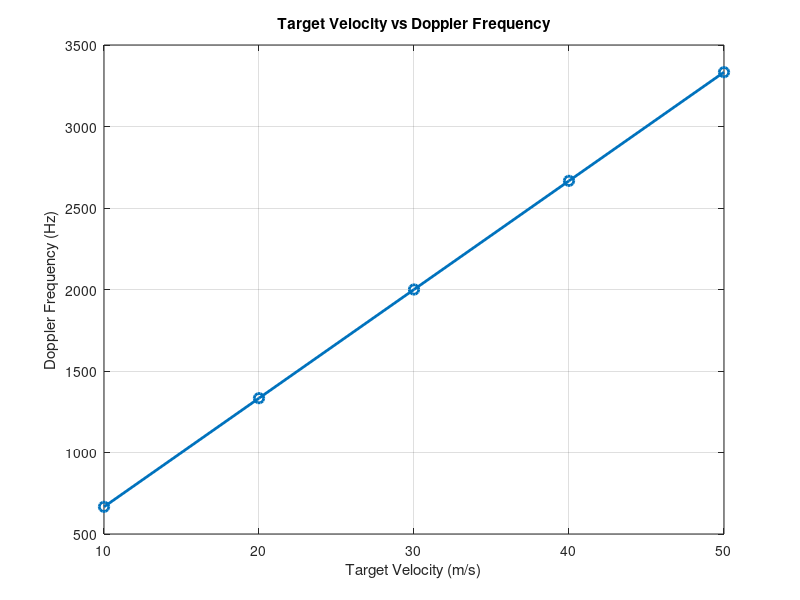
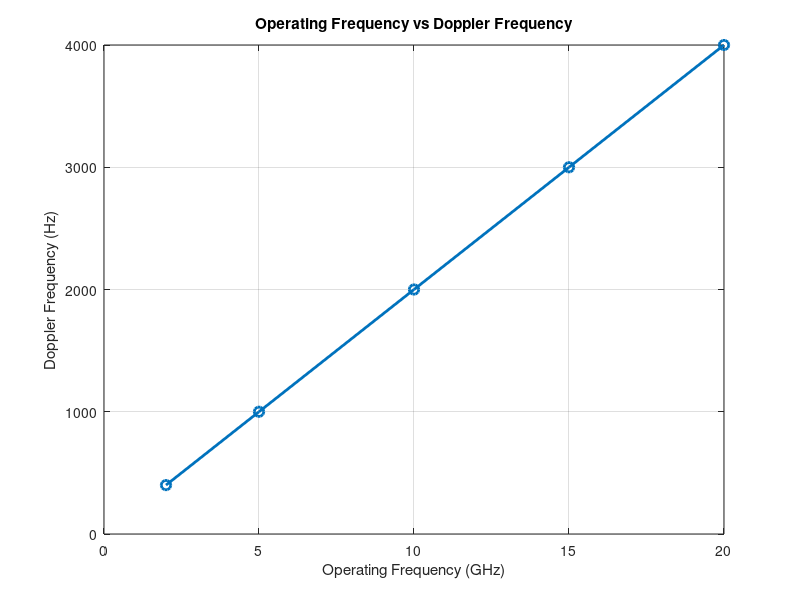
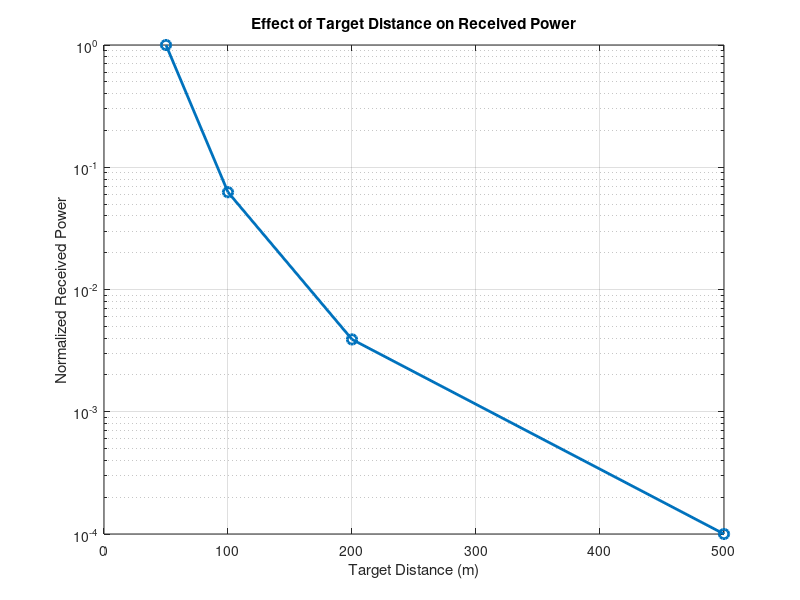
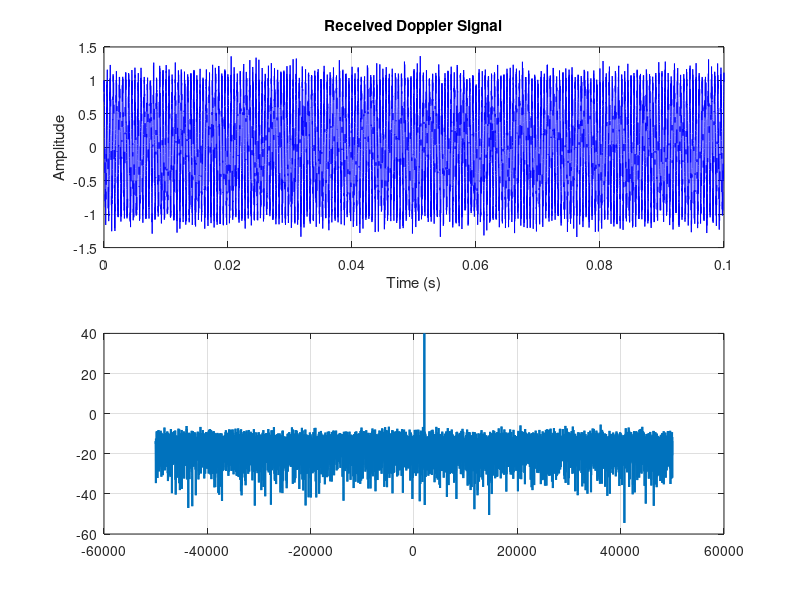

These charts were generated, in order, by the following MATLAB code: (Note: this script raises an error after producing the figures.)
clc; clear; close all;

c  = 3e8;
fc = 10e9;

vel = [10 20 30 40 50];
fdVel = 2 * vel * fc / c;

figure;
plot(vel, fdVel, '-o', 'LineWidth', 2, 'MarkerSize', 7);
grid on;
xlabel('Target Velocity (m/s)');
ylabel('Doppler Frequency (Hz)');
title('Target Velocity vs Doppler Frequency');

opFreq = [2 5 10 15 20] * 1e9;
fdFreq = 2 * 30 * opFreq / c;

figure;
plot(opFreq/1e9, fdFreq, '-o', 'LineWidth', 2, 'MarkerSize', 7);
grid on;
xlabel('Operating Frequency (GHz)');
ylabel('Doppler Frequency (Hz)');
title('Operating Frequency vs Doppler Frequency');

dist = [50 100 200 500];
relPow = 1 ./ dist.^4;
relPow = relPow / max(relPow);

figure;
semilogy(dist, relPow, '-o', 'LineWidth', 2, 'MarkerSize', 7);
grid on;
xlabel('Target Distance (m)');
ylabel('Normalized Received Power');
title('Effect of Target Distance on Received Power');

v = 30; R = 100;
fd = 2 * v * fc / c;

fprintf('Target velocity = %.2f m/s\n', v);
fprintf('Target distance = %.2f m\n', R);
fprintf('Carrier frequency = %.2f GHz\n', fc/1e9);
fprintf('Doppler frequency = %.2f Hz\n', fd);

Fs = 100e3;
T  = 0.1;
t  = 0:1/Fs:T-1/Fs;
N  = length(t);

rxSig    = exp(1j * 2 * pi * fd * t);
noiseVar = mean(abs(rxSig).^2) / 10^(15/10);
rxSig    = rxSig + sqrt(noiseVar/2) * (randn(size(rxSig)) + 1j*randn(size(rxSig)));

f = (-N/2 : N/2-1) * (Fs/N);
P = abs(fftshift(fft(rxSig))).^2 / N;

figure;
subplot(2,1,1);
plot(t, real(rxSig), 'b');
grid on;
xlabel('Time (s)'); ylabel('Amplitude');
title('Received Doppler Signal');

subplot(2,1,2);
plot(f, 10*log10(P + eps), 'LineWidth', 1.5);
grid on; hold on;
xline(fd, '--r', 'LineWidth', 2);
xlabel('Frequency (Hz)'); ylabel('Power (dB)');
title('Doppler Power Spectrum Using FFT');
xlim([-5000 5000]);
legend('FFT Power Spectrum', sprintf('Expected f_D = %.0f Hz', fd));

[~, idx] = max(P);
detFd = abs(f(idx));

fprintf('\nExpected Doppler frequency = %.2f Hz\n', fd);
fprintf('Detected FFT frequency   = %.2f Hz\n', detFd);
